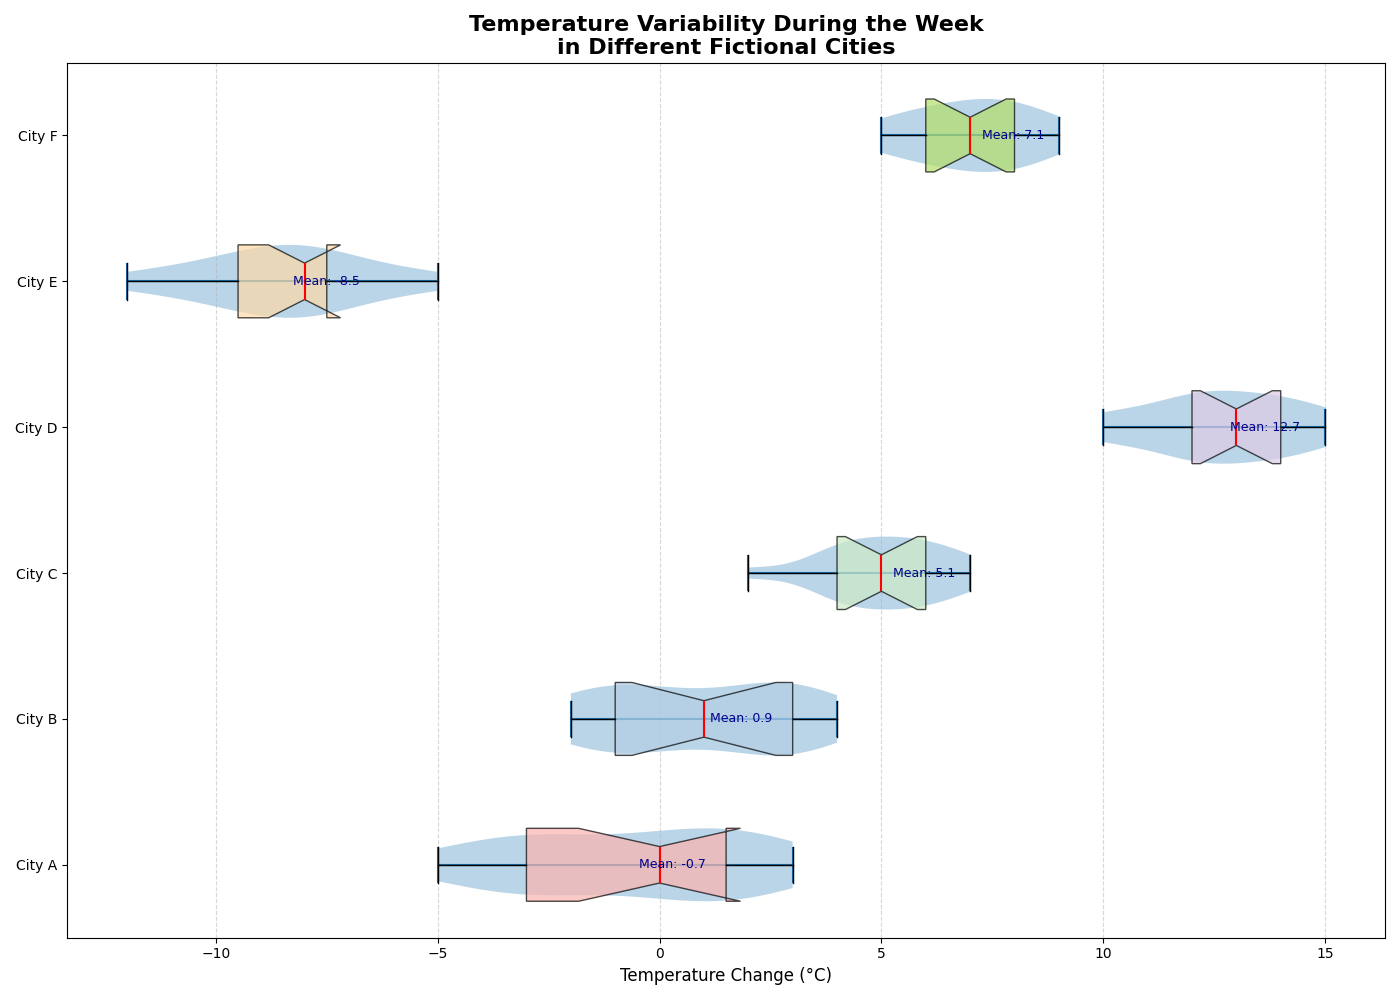

Here is the Python script that generated this plot:
import matplotlib.pyplot as plt
import numpy as np

# Synthetic temperature differences (in Celsius) for a week in different cities
city_A = [-5, -3, 0, 2, 1, -1, -4, 3, 2, 0, -2, -3, 1, 2, -3]
city_B = [0, 3, -1, 4, 3, -2, 0, 3, -1, 2, 3, -1, -2, 1, 2]
city_C = [2, 4, 5, 6, 7, 6, 5, 4, 4, 5, 6, 7, 6, 5, 4]
city_D = [10, 15, 13, 14, 12, 13, 15, 14, 12, 10, 11, 12, 13, 14, 12]
city_E = [-10, -8, -9, -7, -8, -9, -11, -12, -9, -8, -10, -7, -5, -6, -8]
# Additional city
city_F = [5, 6, 7, 8, 9, 8, 7, 6, 5, 6, 7, 8, 9, 8, 7]

data = [city_A, city_B, city_C, city_D, city_E, city_F]
cities = ['City A', 'City B', 'City C', 'City D', 'City E', 'City F']

plt.figure(figsize=(14, 10))

# Create the violin plot
violin = plt.violinplot(data, vert=False, showmeans=False, showmedians=True)

# Add the horizontal boxplot on top of the violin plot
box = plt.boxplot(data, vert=False, patch_artist=True, notch=True, whis=1.5,
                  boxprops=dict(facecolor='white', color='black', alpha=0.7),
                  whiskerprops=dict(color='black'),
                  capprops=dict(color='black'),
                  medianprops=dict(color='red', linewidth=1.5),
                  flierprops=dict(marker='o', color='green', alpha=0.5))

colors = ['#fbb4ae', '#b3cde3', '#ccebc5', '#decbe4', '#fed9a6', '#b3de69']
for patch, color in zip(box['boxes'], colors):
    patch.set_facecolor(color)

# Title and labels
plt.title('Temperature Variability During the Week\nin Different Fictional Cities', fontsize=16, fontweight='bold')
plt.xlabel('Temperature Change (°C)', fontsize=12)
plt.yticks(range(1, len(cities) + 1), cities, fontsize=10)

# Annotate with mean values for additional context
for i, city in enumerate(data):
    mean_val = np.mean(city)
    plt.text(mean_val + 0.2, i + 1, f'Mean: {mean_val:.1f}', verticalalignment='center', fontsize=9, color='darkblue')

# Grid for readability
plt.grid(visible=True, axis='x', linestyle='--', alpha=0.5)
plt.tight_layout()
plt.show()
